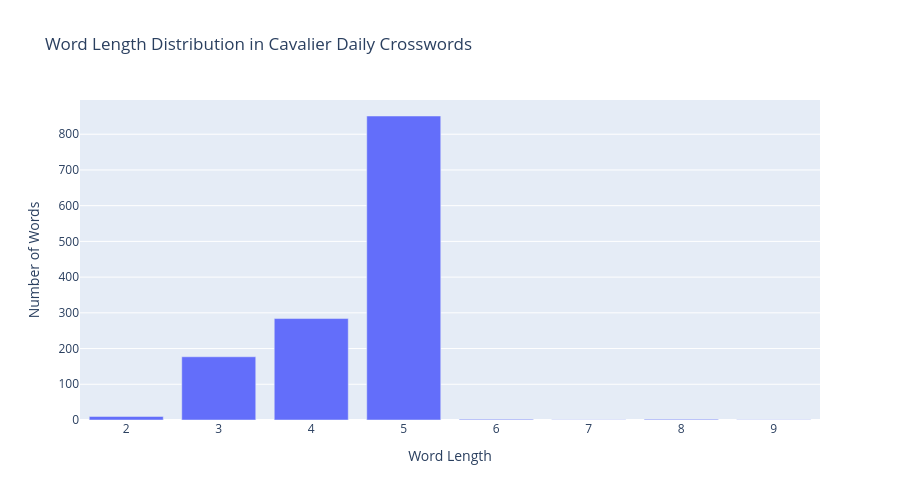
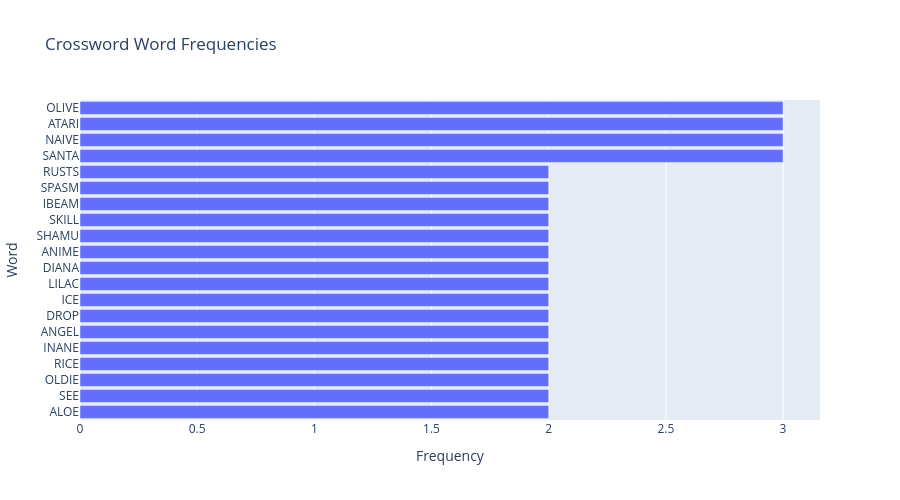
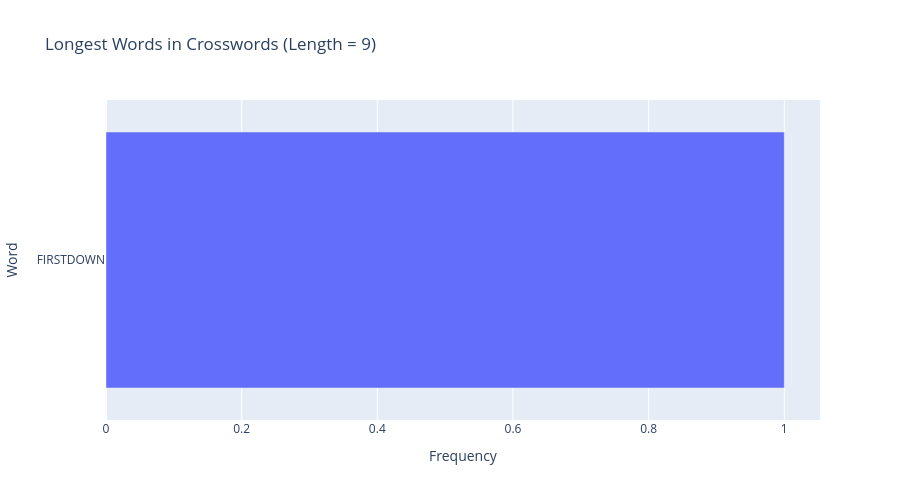
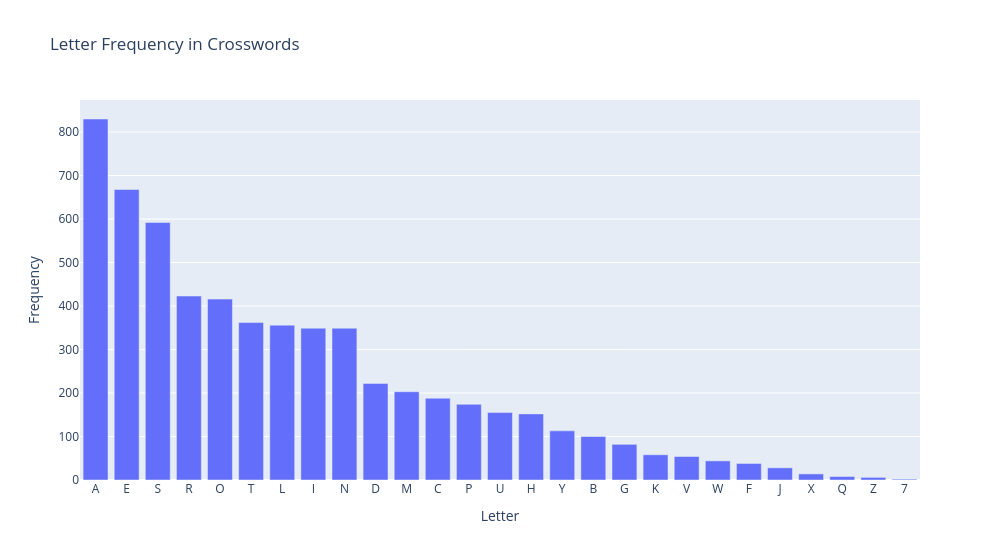

Here is the notebook cell these charts were saved with, in order:
### Code cell
mini_df = pd.read_csv("minis.csv")

word_length_dist(mini_df)

word_freq(mini_df)

words_max_length(mini_df)
ld = letter_freq(mini_df)

print(ld.loc[ld["Frequency"]<100])
mini_df.loc[mini_df["Length"]>5]

### Figure 1 — Plotly figure (JSON) as saved in the notebook; plotly's stock layout.template omitted (floating-point values rounded to 4 significant figures)
{"data": [{"hovertemplate": "Word Length=%{x}<br>Number of Words=%{y}<extra></extra>", "legendgroup": "", "marker": {"color": "#636efa", "pattern": {"shape": ""}}, "name": "", "orientation": "v", "showlegend": false, "textposition": "auto", "type": "bar", "x": [2, 3, 4, 5, 6, 7, 8, 9], "xaxis": "x", "y": [10, 177, 284, 851, 2, 1, 2, 1], "yaxis": "y"}], "layout": {"barmode": "relative", "height": 500, "legend": {"tracegroupgap": 0}, "title": {"text": "Word Length Distribution in Cavalier Daily Crosswords"}, "width": 900, "xaxis": {"anchor": "y", "domain": [0, 1], "title": {"text": "Word Length"}}, "yaxis": {"anchor": "x", "domain": [0, 1], "title": {"text": "Number of Words"}}}}

### Figure 2 — Plotly figure (JSON) as saved in the notebook; plotly's stock layout.template omitted (floating-point values rounded to 4 significant figures)
{"data": [{"hovertemplate": "Frequency=%{x}<br>Word=%{y}<extra></extra>", "legendgroup": "", "marker": {"color": "#636efa", "pattern": {"shape": ""}}, "name": "", "orientation": "h", "showlegend": false, "textposition": "auto", "type": "bar", "x": [3, 3, 3, 3, 2, 2, 2, 2, 2, 2, 2, 2, 2, 2, 2, 2, 2, 2, 2, 2], "xaxis": "x", "y": ["OLIVE", "ATARI", "NAIVE", "SANTA", "RUSTS", "SPASM", "IBEAM", "SKILL", "SHAMU", "ANIME", "DIANA", "LILAC", "ICE", "DROP", "ANGEL", "INANE", "RICE", "OLDIE", "SEE", "ALOE"], "yaxis": "y"}], "layout": {"barmode": "relative", "height": 500, "legend": {"tracegroupgap": 0}, "title": {"text": "Crossword Word Frequencies"}, "xaxis": {"anchor": "y", "domain": [0, 1], "title": {"text": "Frequency"}}, "yaxis": {"anchor": "x", "autorange": "reversed", "domain": [0, 1], "title": {"text": "Word"}}}}

### Figure 3 — Plotly figure (JSON) as saved in the notebook; plotly's stock layout.template omitted (floating-point values rounded to 4 significant figures)
{"data": [{"hovertemplate": "Frequency=%{x}<br>Word=%{y}<extra></extra>", "legendgroup": "", "marker": {"color": "#636efa", "pattern": {"shape": ""}}, "name": "", "orientation": "h", "showlegend": false, "textposition": "auto", "type": "bar", "x": [1], "xaxis": "x", "y": ["FIRSTDOWN"], "yaxis": "y"}], "layout": {"barmode": "relative", "height": 500, "legend": {"tracegroupgap": 0}, "title": {"text": "Longest Words in Crosswords (Length = 9)"}, "xaxis": {"anchor": "y", "domain": [0, 1], "title": {"text": "Frequency"}}, "yaxis": {"anchor": "x", "autorange": "reversed", "domain": [0, 1], "title": {"text": "Word"}}}}

### Figure 4 — Plotly figure (JSON) as saved in the notebook; plotly's stock layout.template omitted (floating-point values rounded to 4 significant figures)
{"data": [{"hovertemplate": "Letter=%{x}<br>Frequency=%{y}<extra></extra>", "legendgroup": "", "marker": {"color": "#636efa", "pattern": {"shape": ""}}, "name": "", "orientation": "v", "showlegend": false, "textposition": "auto", "type": "bar", "x": ["A", "E", "S", "R", "O", "T", "L", "I", "N", "D", "M", "C", "P", "U", "H", "Y", "B", "G", "K", "V", "W", "F", "J", "X", "Q", "Z", "7"], "xaxis": "x", "y": [830, 668, 592, 423, 416, 362, 356, 349, 349, 222, 203, 188, 174, 155, 152, 113, 100, 82, 58, 54, 44, 38, 28, 14, 8, 6, 2], "yaxis": "y"}], "layout": {"barmode": "relative", "legend": {"tracegroupgap": 0}, "title": {"text": "Letter Frequency in Crosswords"}, "width": 1000, "xaxis": {"anchor": "y", "domain": [0, 1], "title": {"text": "Letter"}}, "yaxis": {"anchor": "x", "domain": [0, 1], "title": {"text": "Frequency"}}}}
